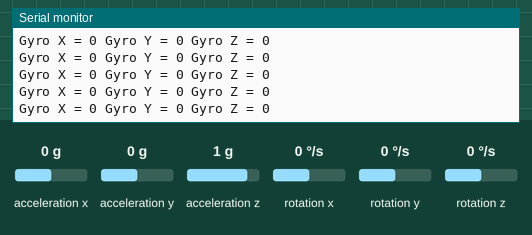
Simulated run of this sketch. Board: Arduino Pro Mini, built with avr-gcc and run on an emulated ATmega328P. Parts: the last lines printed to the serial monitor. Wiring (inferred from the names in the program): MPU-6050 motion sensor at I2C address 0x68. The inputs (shaded band) are chosen by the test bench; at power-on: acceleration z 1 g, rotation x 0 °/s, rotation y 0 °/s, rotation z 0 °/s, acceleration x 0 g, acceleration y 0 g.

Above: at 3.3 s.
3.4 s: acceleration z set to -0.8 g
6.4 s: rotation x set to -192 °/s
At 6.74 s:
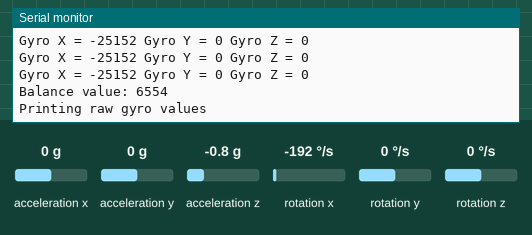
9.4 s: rotation y set to -192 °/s
At 10.27 s:
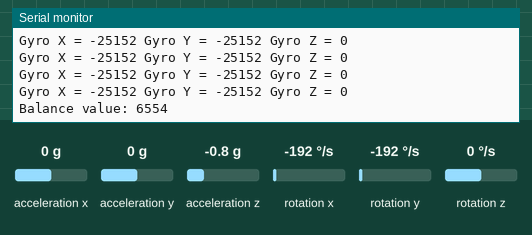
12.4 s: rotation z set to -192 °/s
At 12.57 s:
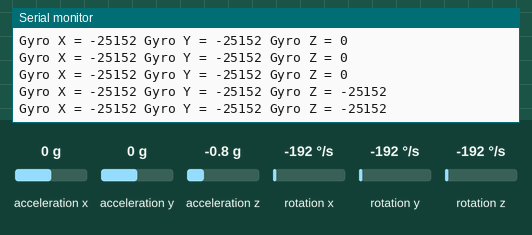
15.4 s: acceleration z set to 0 g
At 15.48 s:
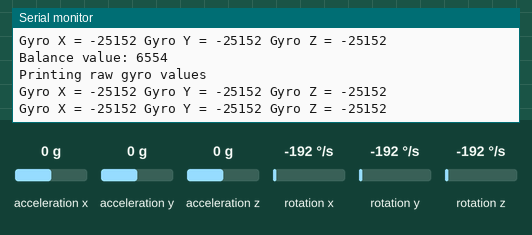
18.4 s: rotation x set to 7 °/s
At 18.43 s:
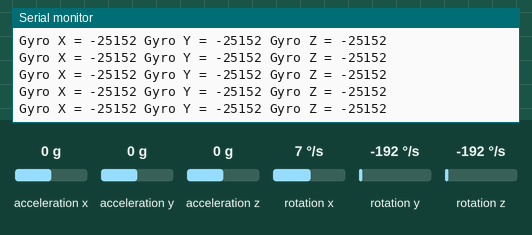
Timing chart, 0 to 21.4 s (numbered marks = the images above; inputs shaded):
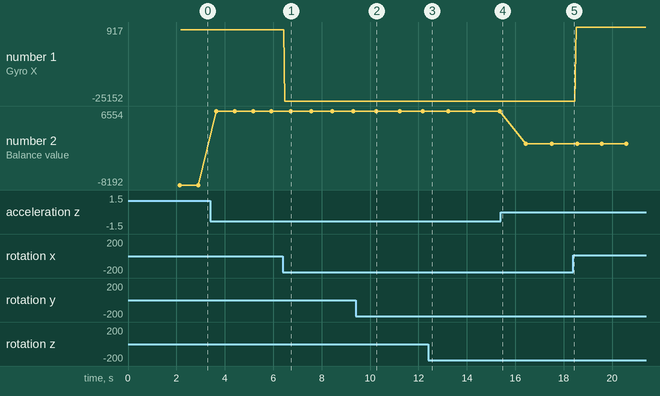

Measured:
- after the input at 6.4 s, the serial monitor: prints a new line after 0.07 s (image 1)
- after the input at 9.4 s, the serial monitor: prints a new line after 0.07 s (image 2)
- after the input at 12.4 s, the serial monitor: prints a new line after 0.11 s (image 3)
- plotted number 1: 0 → -25152 after the input at 6.4 s, -25152 → 917 after the input at 18.4 s
- plotted number 2: -8192 → 6554 after the input at 3.4 s

The sketch:

bot-gyro-test.ino
```cpp
///////////////////////////////////////////////////////////////////////////////////////
//   MPU-6050 test for the Balancing Robot
//
//   This routine is designed to test for the MPU-6050 gyro embodied in the
//   breakout board Kootek GY-521 available on Amazon.
//   For a schematic see:
//   https://courses.cs.washington.edu/courses/cse466/14au/labs/l4/MPU6050-V1-SCH-1024x599.jpg
//   Datasheets:
//   https://playground.arduino.cc/Main/MPU-6050
//   https://www.invensense.com/wp-content/uploads/2015/02/MPU-6000-Datasheet1.pdf
//   https://www.invensense.com/wp-content/uploads/2015/02/MPU-6000-Register-Map1.pdf
//
//   The MPU-6050 can be accessed with I2C at 400 kHz.
//   I2C address defined by pin9 (AD0) on the MPU-6050 package.
//   AD0=0 (GND), 0b1101000 or 0x68
//   AD0=1 (VDD), 0b1101001 or 0x69
//
///////////////////////////////////////////////////////////////////////////////////////
// Wiring Configuration for the Build,RVA Version
// Arduinio Pro Mini
//
// Arduino                      Gyro
// A4                           SDA
// A5                           SCL
// GND                          GND
// +5V                          VCC
//
///////////////////////////////////////////////////////////////////////////////////////
//   Expecting a response on address 0x68 (defined by MPU-650 pin AD0 floating)
//   Address can be changed to 0x69 by raising MPU-650 pin AD0 floating to logic high
//
//   Wire Library Two Wire Interface Registers:
//   TWCR - Two Wire Control Register - Controls the actions of the TWI module
//   TWSR - Two Wire Status Register - Reports the status of the TWI actions
//   TWDR - Two Wire Data/Address Register - Contains transmit or received data
//   TWBR - Two Wire Bit Rate Register - Controls the frequency of the clock (SCL)
///////////////////////////////////////////////////////////////////////////////////////
#define ADO 0
#include <Wire.h>
#include "mpu6000.h"
#include <printf.h>

int counter;
int receive_counter;
long gyro_yaw_calibration_value, gyro_pitch_calibration_value,accel_calibration_value;

void setup()
{
  initialize_serial();
  initialize_I2C();                       // the I2C bus is used to communicate with the gyro
  wake_gyro();
  calibrate_gyro();
  Serial.print("TWBR value is ");
  Serial.println(TWBR);
}

void loop()
{
  Serial.print("Balance value: ");
  Wire.beginTransmission(MPU6050_ADDRESS);
  Wire.write(ACCEL_ZOUT_H);
  Wire.endTransmission();
  Wire.requestFrom(MPU6050_ADDRESS,2);
  Serial.println((Wire.read()<<8|Wire.read())*-1);
  delay(20);
  Serial.println("Printing raw gyro values");
  for(counter = 0; counter < 20; counter++ )
  {
    Wire.beginTransmission(MPU6050_ADDRESS);
    Wire.write(GYRO_XOUT_H);
    Wire.endTransmission();
    Wire.requestFrom(MPU6050_ADDRESS,6);
    while(Wire.available() < 6);
    Serial.print("Gyro X = ");
    Serial.print(Wire.read()<<8|Wire.read());
    Serial.print(" Gyro Y = ");
    Serial.print(Wire.read()<<8|Wire.read());
    Serial.print(" Gyro Z = ");
    Serial.println(Wire.read()<<8|Wire.read());
  }
  Serial.println("");
}

///////////////////////////////////////////////////////////////////////////////////////
//   For register descriptions, see
//   https://www.invensense.com/wp-content/uploads/2015/02/MPU-6000-Register-Map1.pdf
///////////////////////////////////////////////////////////////////////////////////////
void wake_gyro() {
  //By default the MPU-6050 sleeps. So we have to wake it up.
  Wire.beginTransmission(MPU6050_ADDRESS);                                  //Start communication with the address found during search.
  Wire.write(PWR_MGMT_1);                                                   //We want to write to the PWR_MGMT_1 register (6B hex)
  Wire.write(0x01);                                                         //Set the gyro clock to use the PLL with X axis gyroscope reference
  Wire.endTransmission();                                                   //End the transmission with the gyro.

  //Set the full scale of the gyro to +/- 250 degrees per second
  Wire.beginTransmission(MPU6050_ADDRESS);                                  //Start communication with the address found during search.
  Wire.write(GYRO_CONFIG);                                                  //We want to write to the GYRO_CONFIG register (1B hex)
  Wire.write(FSR_250_DEGS);                                                 //Set the register bits as 00000000 (250dps full scale)
  Wire.endTransmission();                                                   //End the transmission with the gyro

  //Set the full scale of the accelerometer to +/- 4g.
  Wire.beginTransmission(MPU6050_ADDRESS);                                  //Start communication with the address found during search.
  Wire.write(ACCEL_CONFIG);                                                 //We want to write to the ACCEL_CONFIG register (1A hex)
  Wire.write(FSR_4G);                                                       //Set the register bits as 00001000 (+/- 4g full scale range)
  Wire.endTransmission();                                                   //End the transmission with the gyro

  //Set some filtering to improve the raw data.
  Wire.beginTransmission(MPU6050_ADDRESS);                                  //Start communication with the address found during search
  Wire.write(CONFIG);                                                       //We want to write to the CONFIG register (1A hex)
  Wire.write(DLPF_43HZ);                                                    //Set the register bits as 00000011 (Set Digital Low Pass Filter to ~43Hz)
  Wire.endTransmission();                                                   //End the transmission with the gyro
}


void calibrate_gyro() {
  for(receive_counter = 0; receive_counter < 500; receive_counter++){       //Create 500 loops
    Wire.beginTransmission(MPU6050_ADDRESS);                                //Start communication with the gyro
    Wire.write(GYRO_XOUT_H);                                                //Start reading with the X gyro register
    Wire.endTransmission();                                                 //End the transmission
    Wire.requestFrom(MPU6050_ADDRESS, 4);                                   //Request 4 bytes from the gyro
    gyro_yaw_calibration_value += Wire.read()<<8|Wire.read();               //Combine the two bytes to make one integer (X gyro)
    gyro_pitch_calibration_value += Wire.read()<<8|Wire.read();             //Combine the two bytes to make one integer (Y gyro)

    Wire.beginTransmission(MPU6050_ADDRESS);
    Wire.write(ACCEL_ZOUT_H);
    Wire.endTransmission();
    Wire.requestFrom(MPU6050_ADDRESS,2);
    accel_calibration_value += Wire.read()<<8|Wire.read();

    delayMicroseconds(3700);                                                //Wait for 3700 microseconds to simulate the main program loop time
  }
  gyro_pitch_calibration_value /= 500;                                      //Divide the total value by 500 to get the avarage gyro offset
  gyro_yaw_calibration_value /= 500;                                        //Divide the total value by 500 to get the avarage gyro offset
  accel_calibration_value /= 500;                                           //Divide the total value by 500 to get the avarage acceleration
}


void initialize_serial(){
  Serial.begin(9600);                                                       //Start the serial port at 9600 kbps
  printf_begin();
}

void initialize_I2C() {
  Wire.begin();                                                             //Start the I2C bus as master
  Wire.setClock(400000);                                                    // Set to "fast" mode, 400kHz
  delay(20);                                                                //Short delay
}
```

mpu6000.h
```cpp
//
//  mpu6000.h
//
//
//  Created by C. Alan Ford on 7/18/17.
//
//

#ifndef mpu6000_h
#define mpu6000_h

// Define registers per MPU6050, Register Map and Descriptions, Rev 4.2, 08/19/2013 6 DOF Motion sensor fusion device
// Invensense Inc., www.invensense.com
// See also MPU-6050 Register Map and Descriptions, Revision 4.0, RM-MPU-6050A-00, 9/12/2012 for registers not listed in
// above document; the MPU6050 and MPU 9150 are virtually identical but the latter has an on-board magnetic sensor
//
//#define XGOFFS_TC        0x00 // Bit 7 PWR_MODE, bits 6:1 XG_OFFS_TC, bit 0 OTP_BNK_VLD
//#define YGOFFS_TC        0x01
//#define ZGOFFS_TC        0x02
//#define X_FINE_GAIN      0x03 // [7:0] fine gain
//#define Y_FINE_GAIN      0x04
//#define Z_FINE_GAIN      0x05
//#define XA_OFFSET_H      0x06 // User-defined trim values for accelerometer
//#define XA_OFFSET_L_TC   0x07
//#define YA_OFFSET_H      0x08
//#define YA_OFFSET_L_TC   0x09
//#define ZA_OFFSET_H      0x0A
//#define ZA_OFFSET_L_TC   0x0B
#define SELF_TEST_X      0x0D
#define SELF_TEST_Y      0x0E
#define SELF_TEST_Z      0x0F
#define SELF_TEST_A      0x10
//#define XG_OFFS_USRH     0x13  // User-defined trim values for gyroscope; supported in MPU-6050?
//#define XG_OFFS_USRL     0x14
//#define YG_OFFS_USRH     0x15
//#define YG_OFFS_USRL     0x16
//#define ZG_OFFS_USRH     0x17
//#define ZG_OFFS_USRL     0x18
#define SMPLRT_DIV       0x19
#define CONFIG           0x1A
#define GYRO_CONFIG      0x1B
#define ACCEL_CONFIG     0x1C
//#define FF_THR           0x1D  // Free-fall
//#define FF_DUR           0x1E  // Free-fall
//#define MOT_THR          0x1F  // Motion detection threshold bits [7:0]
//#define MOT_DUR          0x20  // Duration counter threshold for motion interrupt generation, 1 kHz rate, LSB = 1 ms
//#define ZMOT_THR         0x21  // Zero-motion detection threshold bits [7:0]
//#define ZRMOT_DUR        0x22  // Duration counter threshold for zero motion interrupt generation, 16 Hz rate, LSB = 64 ms
#define FIFO_EN          0x23
#define I2C_MST_CTRL     0x24
#define I2C_SLV0_ADDR    0x25
#define I2C_SLV0_REG     0x26
#define I2C_SLV0_CTRL    0x27
#define I2C_SLV1_ADDR    0x28
#define I2C_SLV1_REG     0x29
#define I2C_SLV1_CTRL    0x2A
#define I2C_SLV2_ADDR    0x2B
#define I2C_SLV2_REG     0x2C
#define I2C_SLV2_CTRL    0x2D
#define I2C_SLV3_ADDR    0x2E
#define I2C_SLV3_REG     0x2F
#define I2C_SLV3_CTRL    0x30
#define I2C_SLV4_ADDR    0x31
#define I2C_SLV4_REG     0x32
#define I2C_SLV4_DO      0x33
#define I2C_SLV4_CTRL    0x34
#define I2C_SLV4_DI      0x35
#define I2C_MST_STATUS   0x36
#define INT_PIN_CFG      0x37
#define INT_ENABLE       0x38
//#define DMP_INT_STATUS   0x39  // Check DMP interrupt
#define INT_STATUS       0x3A
#define ACCEL_XOUT_H     0x3B
#define ACCEL_XOUT_L     0x3C
#define ACCEL_YOUT_H     0x3D
#define ACCEL_YOUT_L     0x3E
#define ACCEL_ZOUT_H     0x3F
#define ACCEL_ZOUT_L     0x40
#define TEMP_OUT_H       0x41
#define TEMP_OUT_L       0x42
#define GYRO_XOUT_H      0x43
#define GYRO_XOUT_L      0x44
#define GYRO_YOUT_H      0x45
#define GYRO_YOUT_L      0x46
#define GYRO_ZOUT_H      0x47
#define GYRO_ZOUT_L      0x48
#define EXT_SENS_DATA_00 0x49
#define EXT_SENS_DATA_01 0x4A
#define EXT_SENS_DATA_02 0x4B
#define EXT_SENS_DATA_03 0x4C
#define EXT_SENS_DATA_04 0x4D
#define EXT_SENS_DATA_05 0x4E
#define EXT_SENS_DATA_06 0x4F
#define EXT_SENS_DATA_07 0x50
#define EXT_SENS_DATA_08 0x51
#define EXT_SENS_DATA_09 0x52
#define EXT_SENS_DATA_10 0x53
#define EXT_SENS_DATA_11 0x54
#define EXT_SENS_DATA_12 0x55
#define EXT_SENS_DATA_13 0x56
#define EXT_SENS_DATA_14 0x57
#define EXT_SENS_DATA_15 0x58
#define EXT_SENS_DATA_16 0x59
#define EXT_SENS_DATA_17 0x5A
#define EXT_SENS_DATA_18 0x5B
#define EXT_SENS_DATA_19 0x5C
#define EXT_SENS_DATA_20 0x5D
#define EXT_SENS_DATA_21 0x5E
#define EXT_SENS_DATA_22 0x5F
#define EXT_SENS_DATA_23 0x60
//#define MOT_DETECT_STATUS 0x61
#define I2C_SLV0_DO      0x63
#define I2C_SLV1_DO      0x64
#define I2C_SLV2_DO      0x65
#define I2C_SLV3_DO      0x66
#define I2C_MST_DELAY_CTRL 0x67
#define SIGNAL_PATH_RESET  0x68
//#define MOT_DETECT_CTRL   0x69
#define USER_CTRL        0x6A  // Bit 7 enable DMP, bit 3 reset DMP
#define PWR_MGMT_1       0x6B // Device defaults to the SLEEP mode
#define PWR_MGMT_2       0x6C
//#define DMP_BANK         0x6D  // Activates a specific bank in the DMP
//#define DMP_RW_PNT       0x6E  // Set read/write pointer to a specific start address in specified DMP bank
//#define DMP_REG          0x6F  // Register in DMP from which to read or to which to write
//#define DMP_REG_1        0x70
//#define DMP_REG_2        0x71
#define FIFO_COUNTH      0x72
#define FIFO_COUNTL      0x73
#define FIFO_R_W         0x74
#define WHO_AM_I_MPU6050 0x75 // Should return 0x68 (does not reflect AD0 pin impact on i2c address)

// Using the GY-521 breakout board, I set ADO to 0 by grounding through a 4k7 resistor
// Seven-bit device address is 110100 for ADO = 0 and 110101 for ADO = 1
#ifndef ADO
#define ADO 0
#endif

#if ADO
#define MPU6050_ADDRESS 0x69  // Device address when ADO = 1
#else
#define MPU6050_ADDRESS 0x68  // Device address when ADO = 0
#endif

// gyroscope configuration values for full scale range
#define FSR_250_DEGS     0x00
#define FSR_500_DEGS     (0x01<<3)
#define FSR_1000_DEGS    (0x02<<3)
#define FSR_2000_DEGS    (0x03<<3)

// accelerometer configuration values for full scale range
#define FSR_2G       0x00
#define FSR_4G      (0x01<<3)
#define FSR_8G      (0x02<<3)
#define FSR_16G     (0x03<<3)

// digital low pass filter settings
#define DLPF_258HZ 0x00
#define DLPF_186HZ 0x01
#define DLPF_96HZ  0x02
#define DLPF_43HZ  0x03
#define DLPF_20HZ  0x04
#define DLPF_10HZ  0x05
#define DLPF_5HZ   0x06


#endif /* mpu6000_h */
```
